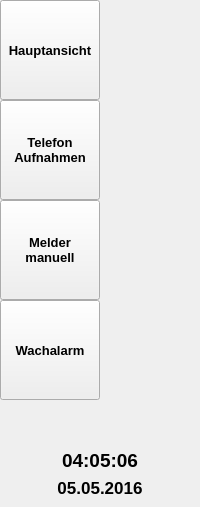
    <widget class="QWidget" name="widget_buttons" native="true">
     <layout class="QVBoxLayout" name="verticalLayout">
      <property name="spacing">
       <number>0</number>
      </property>
      <property name="leftMargin">
       <number>0</number>
      </property>
      <property name="topMargin">
       <number>0</number>
      </property>
      <property name="rightMargin">
       <number>0</number>
      </property>
      <property name="bottomMargin">
       <number>0</number>
      </property>
      <item>
       <widget class="QToolButton" name="toolButton_tel">
        <property name="sizePolicy">
         <sizepolicy hsizetype="Fixed" vsizetype="Fixed">
          <horstretch>0</horstretch>
          <verstretch>0</verstretch>
         </sizepolicy>
        </property>
        <property name="minimumSize">
         <size>
          <width>100</width>
          <height>100</height>
         </size>
        </property>
        <property name="font">
         <font>
          <pointsize>10</pointsize>
          <weight>75</weight>
          <bold>true</bold>
         </font>
        </property>
        <property name="text">
         <string>Hauptansicht</string>
        </property>
        <property name="icon">
         <iconset resource="resources.qrc">
          <normaloff>:/icon/emergency.png</normaloff>:/icon/emergency.png</iconset>
        </property>
        <property name="iconSize">
         <size>
          <width>40</width>
          <height>40</height>
         </size>
        </property>
        <property name="checkable">
         <bool>true</bool>
        </property>
        <property name="toolButtonStyle">
         <enum>Qt::ToolButtonTextUnderIcon</enum>
        </property>
       </widget>
      </item>
      <item>
       <widget class="QToolButton" name="toolButton_tel_recordings">
        <property name="sizePolicy">
         <sizepolicy hsizetype="Fixed" vsizetype="Fixed">
          <horstretch>0</horstretch>
          <verstretch>0</verstretch>
         </sizepolicy>
        </property>
        <property name="minimumSize">
         <size>
          <width>100</width>
          <height>100</height>
         </size>
        </property>
        <property name="font">
         <font>
          <pointsize>10</pointsize>
          <weight>75</weight>
          <bold>true</bold>
         </font>
        </property>
        <property name="text">
         <string>Telefon
Aufnahmen</string>
        </property>
        <property name="icon">
         <iconset resource="resources.qrc">
          <normaloff>:/icon/alarm-4.png</normaloff>:/icon/alarm-4.png</iconset>
        </property>
        <property name="iconSize">
         <size>
          <width>40</width>
          <height>40</height>
         </size>
        </property>
        <property name="checkable">
         <bool>true</bool>
        </property>
        <property name="toolButtonStyle">
         <enum>Qt::ToolButtonTextUnderIcon</enum>
        </property>
       </widget>
      </item>
      <item>
       <widget class="QToolButton" name="toolButton_melder">
        <property name="sizePolicy">
         <sizepolicy hsizetype="Fixed" vsizetype="Fixed">
          <horstretch>0</horstretch>
          <verstretch>0</verstretch>
         </sizepolicy>
        </property>
        <property name="minimumSize">
         <size>
          <width>100</width>
          <height>100</height>
         </size>
        </property>
        <property name="font">
         <font>
          <pointsize>10</pointsize>
          <weight>75</weight>
          <bold>true</bold>
         </font>
        </property>
        <property name="text">
         <string>Melder
manuell</string>
        </property>
        <property name="icon">
         <iconset resource="resources.qrc">
          <normaloff>:/icon/smartphone.png</normaloff>:/icon/smartphone.png</iconset>
        </property>
        <property name="iconSize">
         <size>
          <width>40</width>
          <height>40</height>
         </size>
        </property>
        <property name="checkable">
         <bool>true</bool>
        </property>
        <property name="toolButtonStyle">
         <enum>Qt::ToolButtonTextUnderIcon</enum>
        </property>
       </widget>
      </item>
      <item>
       <widget class="QToolButton" name="toolButton_wachalarm">
        <property name="sizePolicy">
         <sizepolicy hsizetype="Fixed" vsizetype="Fixed">
          <horstretch>0</horstretch>
          <verstretch>0</verstretch>
         </sizepolicy>
        </property>
        <property name="minimumSize">
         <size>
          <width>100</width>
          <height>100</height>
         </size>
        </property>
        <property name="font">
         <font>
          <pointsize>10</pointsize>
          <weight>75</weight>
          <bold>true</bold>
         </font>
        </property>
        <property name="text">
         <string>Wachalarm</string>
        </property>
        <property name="icon">
         <iconset resource="resources.qrc">
          <normaloff>:/icon/alarm-1.png</normaloff>:/icon/alarm-1.png</iconset>
        </property>
        <property name="iconSize">
         <size>
          <width>40</width>
          <height>40</height>
         </size>
        </property>
        <property name="checkable">
         <bool>true</bool>
        </property>
        <property name="toolButtonStyle">
         <enum>Qt::ToolButtonTextUnderIcon</enum>
        </property>
       </widget>
      </item>
      <item>
       <spacer name="verticalSpacer">
        <property name="orientation">
         <enum>Qt::Vertical</enum>
        </property>
        <property name="sizeHint" stdset="0">
         <size>
          <width>20</width>
          <height>40</height>
         </size>
        </property>
       </spacer>
      </item>
      <item>
       <widget class="QWidget" name="widget_clock" native="true">
        <layout class="QVBoxLayout" name="verticalLayout_2">
         <item>
          <widget class="QLabel" name="label_uhrzeit">
           <property name="font">
            <font>
             <family>Arial</family>
             <pointsize>14</pointsize>
             <weight>75</weight>
             <bold>true</bold>
            </font>
           </property>
           <property name="text">
            <string>04:05:06</string>
           </property>
           <property name="alignment">
            <set>Qt::AlignCenter</set>
           </property>
          </widget>
         </item>
         <item>
          <widget class="QLabel" name="label_datum">
           <property name="font">
            <font>
             <family>Arial</family>
             <pointsize>13</pointsize>
             <weight>75</weight>
             <bold>true</bold>
            </font>
           </property>
           <property name="text">
            <string>05.05.2016</string>
           </property>
           <property name="alignment">
            <set>Qt::AlignCenter</set>
           </property>
          </widget>
         </item>
        </layout>
       </widget>
      </item>
     </layout>
    </widget>
